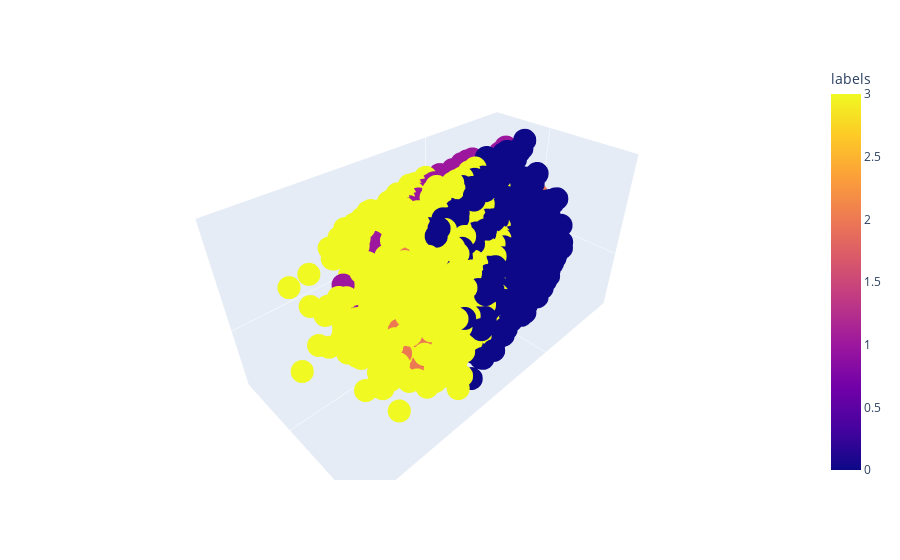

Here is the notebook cell this chart was saved with:
### Markdown cell above
#### 3D interactive

### Code cell
np.random.seed(42)
sample_size=10000
ml_sample = ml_pca.sample(n=sample_size)
fig = px.scatter_3d(ml_sample, x='Principal Component 1', y='Principal Component 2', z='Principal Component 3', color='labels')
fig.update_layout(scene=dict(
    xaxis=dict(showgrid=False, showticklabels=False,title=''),
    yaxis=dict(showgrid=False, showticklabels=False,title=''),
    zaxis=dict(showgrid=False, showticklabels=False,title='')
))
fig.write_json("rotation_animation.json")
fig.show()

### Figure 1 — Plotly figure (JSON) as saved in the notebook; plotly's stock layout.template omitted (floating-point values rounded to 4 significant figures; data arrays with more than 128 entries replaced by an {"elided": "..."} marker saying what was removed)
{"data": [{"hovertemplate": "Principal Component 1=%{x}<br>Principal Component 2=%{y}<br>Principal Component 3=%{z}<br>labels=%{marker.color}<extra></extra>", "legendgroup": "", "marker": {"color": {"elided": "10000 int values"}, "coloraxis": "coloraxis", "symbol": "circle"}, "mode": "markers", "name": "", "scene": "scene", "showlegend": false, "type": "scatter3d", "x": {"elided": "10000 float values"}, "y": {"elided": "10000 float values"}, "z": {"elided": "10000 float values"}}], "layout": {"coloraxis": {"colorbar": {"title": {"text": "labels"}}, "colorscale": [[0, "#0d0887"], [0.1111, "#46039f"], [0.2222, "#7201a8"], [0.3333, "#9c179e"], [0.4444, "#bd3786"], [0.5556, "#d8576b"], [0.6667, "#ed7953"], [0.7778, "#fb9f3a"], [0.8889, "#fdca26"], [1, "#f0f921"]]}, "legend": {"tracegroupgap": 0}, "margin": {"t": 60}, "scene": {"domain": {"x": [0, 1], "y": [0, 1]}, "xaxis": {"showgrid": false, "showticklabels": false, "title": {"text": ""}}, "yaxis": {"showgrid": false, "showticklabels": false, "title": {"text": ""}}, "zaxis": {"showgrid": false, "showticklabels": false, "title": {"text": ""}}}}}
